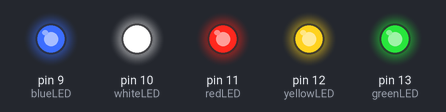
A sketch run on a simulated Arduino Uno, built with avr-gcc and run on an emulated ATmega328P. Parts: output pins drawn as LEDs (lit = HIGH).

Above: at 0.1 s.
Timing chart, 0 to 1.6 s (numbered marks = the images above):
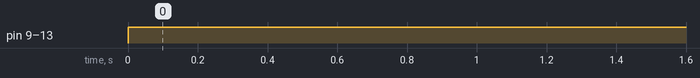

The sketch:

bike_light1.ino
```cpp
// explains which LED is in which pin
int greenLED = 13;
int yellowLED = 12;
int redLED = 11;
int whiteLED = 10;
int blueLED = 9;

void setup() {
  // put your setup code here, to run once:

pinMode(greenLED, OUTPUT);
pinMode(yellowLED, OUTPUT);
pinMode(redLED, OUTPUT);
pinMode(whiteLED, OUTPUT);
pinMode(blueLED, OUTPUT);

}

void loop() {
  // put your main code here, to run repeatedly:
  blink();

}

void off() {
  //turns all the LEDs off

  digitalWrite(greenLED, LOW);
  digitalWrite(yellowLED, LOW);
  digitalWrite(redLED, LOW);
  digitalWrite(whiteLED, LOW);
  digitalWrite(blueLED, LOW);
}

void on() {
  // turns all the LEDs on

  digitalWrite(greenLED, HIGH);
  digitalWrite(yellowLED, HIGH);
  digitalWrite(redLED, HIGH);
  digitalWrite(whiteLED, HIGH);
  digitalWrite(blueLED, HIGH);
}

void blink() {
  // all of the LEDs turn on for 500ms before turning off for 500ms
  int greenState = LOW;
  int yellowState = LOW;
  int redState = LOW;
  int whiteState = LOW;
  int blueState = LOW;

  // unsigned long stores larger variables than int
  unsigned long previousMillis = 0; // time in ms since the LED was updated

  // const keeps a variable constant
  const long interval = 500; //blinking interval

  unsigned long currentMillis = millis(); // counts the time in ms

  // checks if it's been 500ms since the last state change
  if (currentMillis - previousMillis >= interval) {
    previousMillis = currentMillis;
}

  // switch on or off
    if (greenState == LOW) {
      greenState = HIGH;
    } else {
      greenState = LOW;
    }
    if (yellowState == LOW) {
      yellowState = HIGH;
    } else {
      yellowState = LOW;
    }
    if (redState == LOW) {
      redState = HIGH;
    } else {
      redState = LOW;
    }
    if (whiteState == LOW) {
      whiteState = HIGH;
    } else {
      whiteState = LOW;
    }
    if (blueState == LOW) {
      blueState = HIGH;
    } else {
      blueState = LOW;
    }

    // set the LEDs with the States of the variable
    digitalWrite(greenLED, greenState);
    digitalWrite(yellowLED, yellowState);
    digitalWrite(redLED, redState);
    digitalWrite(whiteLED, whiteState);
    digitalWrite(blueLED, blueState);
}
void wave() {
  // all of the LEDs turn on for 500ms before turning off for 500ms
  int greenState = LOW;
  int yellowState = LOW;
  int redState = LOW;
  int whiteState = LOW;
  int blueState = LOW;

  // unsigned long stores larger variables than int
  unsigned long previousMillis = 0; // time in ms since the LED was updated

  // const keeps a variable constant
  const long interval = 500; //blinking interval

  unsigned long currentMillis = millis(); // counts the time in ms

  // checks if it's been 500ms since the last state change
  if (currentMillis - previousMillis >= interval) {
    previousMillis = currentMillis;
}
}
```

Measured:
- by itself, pin 9 (blueLED), pin 10 (whiteLED), pin 11 (redLED), pin 12 (yellowLED), pin 13 (greenLED): LOW → HIGH at 0.00 s
